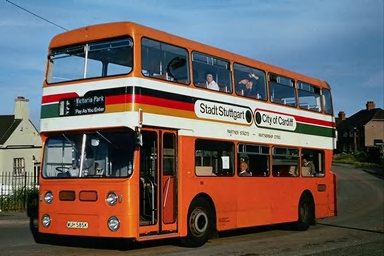
%> input picture work/oldpicture/11.png, 384 x 256 px
$ octave equal_hist_HSI_Runner.m   (GNU Octave 9; MATLAB toolbox functions it lacks are replaced by stand-ins)
%> lines starting %> are read from the running program, lines starting %| are printed output that depends on the picture
%> further down, source is the input picture: size 256x384x3 uint8; mean R, G, B 109.1, 97.7, 96.5
### work/oldcode/equal_hist_HSI.m
function [ output_img ] = equal_hist_HSI( input_img )
%EQUAL_HIST_HSI 此处显示有关此函数的摘要

    input_img = double(input_img);

    R = input_img(:,:,1);
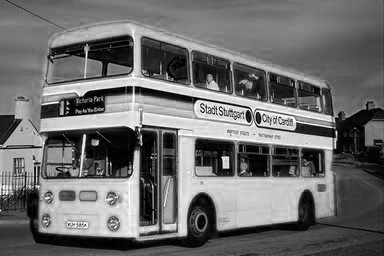
%> R: size 256x384 double; min 0, max 255, mean 109.1
    G = input_img(:,:,2);
    B = input_img(:,:,3);
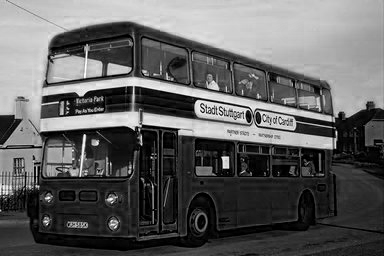
%> B: size 256x384 double; min 0, max 255, mean 96.5

    theta = acos(0.5*((R-G)+(R-B))./sqrt((R-G).*(R-G)+(R-G).*(G-B)));

    if (B <= G)
        H = theta;
    else
        H = 2*pi - theta;
    end
    %H = H/(2*pi);

    S = 1 - 3.0.*min(min(R,G),B)./(R+G+B);
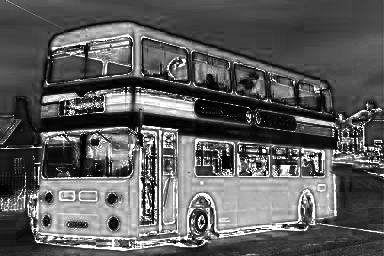
%> S: size 256x384 double; 0.01% of the values are NaN or infinite; the others: min 0, max 1, mean 0.363; drawn with min black, max white, NaN and infinite black
    I = (R+G+B)/3;
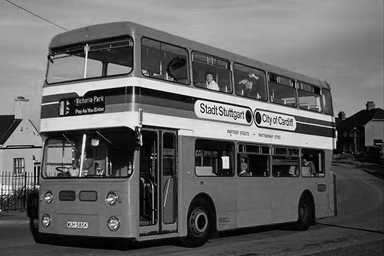
%> I: size 256x384 double; min 0, max 253.3, mean 101.1

    equal_I = double(equalize_hist(uint8(I)));

    %RG Sector
    id = find((0 <= H) & (H < 2*pi/3));
    B(id) = equal_I(id).*(1-S(id));
    R(id) = equal_I(id).*(1+S(id).*cos(H(id))./cos(pi/3-H(id)));
    G(id) = 3*equal_I(id)-(R(id)+B(id));

    %GB Sector
    id = find((2*pi/3 <= H) & (H < 4*pi/3));
    R(id) = equal_I(id).*(1-S(id));
    G(id) = equal_I(id).*(1+S(id).*cos(H(id)-2*pi/3)./cos(pi-H(id)));
    B(id) = 3*equal_I(id)-(R(id)+G(id));

    %BR Sector
    id = find((4*pi/3 <= H) & (H < 2*pi));
    G(id) = equal_I(id).*(1-S(id));
    B(id) = equal_I(id).*(1+S(id).*cos(H(id)-4*pi/3)./cos(5*pi/3-H(id)));
    R(id) = 3*equal_I(id)-(G(id)+B(id));

    output_img = cat(3, R, G, B);

end

### work/oldcode/equalize_hist.m
function [outputImg] = equalize_hist(inputImg)
   [height, width] = size(inputImg);
%> height = 256; width = 384

   %进行像素灰度统计
   pixel = zeros(1, 256);
   for i = 1:height
       for j = 1:width
           pixel(inputImg(i,j)+1) = pixel(inputImg(i,j)+1) + 1;%对应灰度值像素点数量增加
       end
   end
%> after the loop, pixel = 256 values, max 1149 at index 167, min 0 at index 253, mean 384

   %计算灰度分布密度
   probability = zeros(1, 256);
   for i = 1:256
       probability(i) = pixel(i)*1.0/(height * width);
   end
%> after the loop, probability = 256 values, max 0.0117 at index 167, min 0 at index 253, mean 0.00391

   %计算累计直方图分布
   ccumulate = zeros(1, 256);
   for i = 1:256
       if (i == 1)
           ccumulate(i) = probability(i);
       else
           ccumulate(i) = ccumulate(i - 1) + probability(i);
       end
   end
%> after the loop, ccumulate = 256 values from 0.000743 to 1

  %取最近的整数
  ccumulate = uint8(255 .* ccumulate + 0.5);
%> ccumulate = 256 values from 1 to 255

  %生成输出图像
  for i = 1:height
      for j = 1:width
         outputImg(i,j) = ccumulate(inputImg(i,j) + 1);
      end
  end
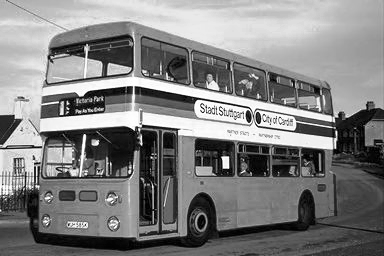
%> outputImg: size 256x384 uint8; min 1, max 255, mean 128.7
end

### work/oldcode/equal_hist_HSI_Runner.m

source = imread('11.png');
dest = equal_hist_HSI(source);
%> in equal_hist_HSI, `id = find((0 <= H) & (H < 2*pi/3));`: id = []
%> in equal_hist_HSI, `id = find((2*pi/3 <= H) & (H < 4*pi/3));`: id = 41113 values from 1 to 98229
%> in equal_hist_HSI, `R(id) = equal_I(id).*(1-S(id));`:
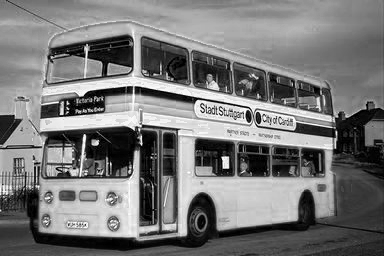
%> R: size 256x384 double; min 0, max 255, mean 119.5
%> in equal_hist_HSI, `id = find((4*pi/3 <= H) & (H < 2*pi));`: id = 13949 values from 119 to 98304
dest = uint8(real(dest));
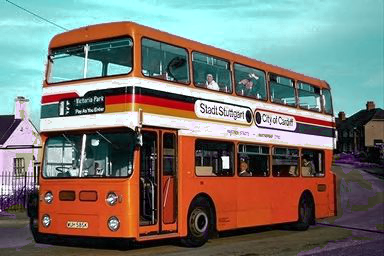
%> dest: size 256x384x3 uint8; mean R, G, B 122.7, 119.4, 112.2
imshow(dest);
imwrite(dest, 'aaaaa.png');

$ run again, with work/oldpicture/task_2.png copied over work/oldpicture/11.png
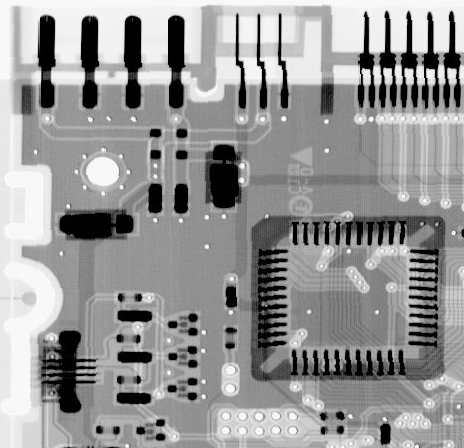
%> input picture work/oldpicture/task_2.png, 464 x 448 px
%> source is the input picture: size 448x464x3 uint8; min 0, max 255, mean 150.8
%> theta: size 448x464 double; every value is NaN or infinite
%> S: size 448x464 double; 6.37% of the values are NaN or infinite; the others: min 0, max 0, mean 0
%> after the loop in equalize_hist, `for i = 1:height`: pixel = 256 values, max 13234 at index 1, min 0 at index 256, mean 812
%> after the loop in equalize_hist, `for i = 1:256`: probability = 256 values, max 0.0637 at index 1, min 0 at index 256, mean 0.00391
%> after the loop in equalize_hist, `for i = 1:256`: ccumulate = 256 values from 0.0637 to 1
%> in equalize_hist, `ccumulate = uint8(255 .* ccumulate + 0.5);`: ccumulate = 256 values from 17 to 255
%> after the loop in equalize_hist, `for i = 1:height`:
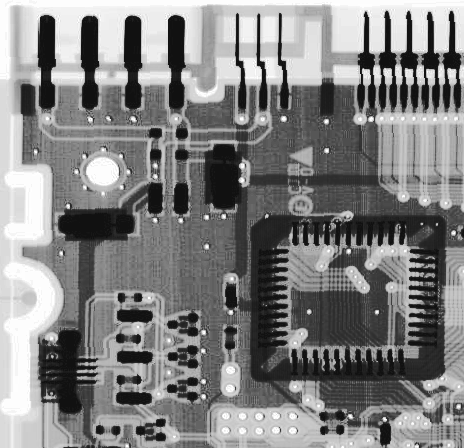
%> outputImg: size 448x464 uint8; min 17, max 255, mean 129.6
%> id = []
